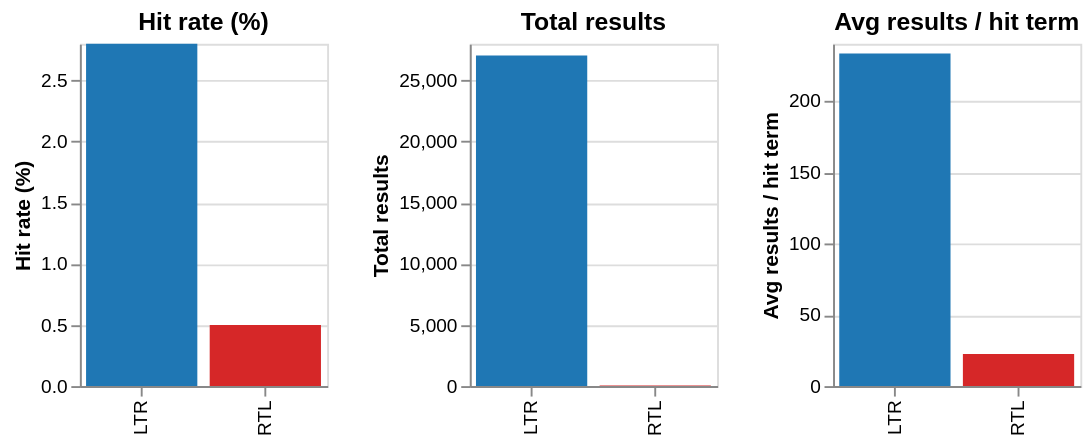
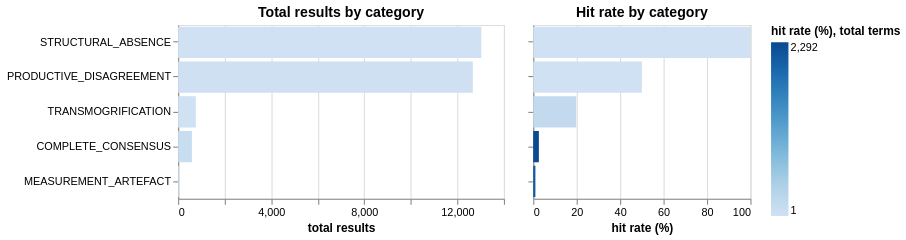

Notebook source saved alongside these figures, in order:
### Code cell
# ── LTR vs RTL comparison ─────────────────────────────────────────────────
dir_summary = (
    hit_dir.groupby("dir_label")
    .agg(
        total_terms=("search_term_lower", "count"),
        terms_with_hits=("any_hit", "sum"),
        total_results=("total", "sum"),
    )
    .reset_index()
)
dir_summary["hit_rate_pct"] = (
    dir_summary["terms_with_hits"] / dir_summary["total_terms"] * 100
).round(1)
dir_summary["avg_per_hit"] = (
    dir_summary["total_results"] / dir_summary["terms_with_hits"].replace(0, pd.NA)
).round(1)

print("LTR vs RTL summary:")
print(dir_summary[["dir_label","total_terms","terms_with_hits","hit_rate_pct",
                    "total_results","avg_per_hit"]].to_string(index=False))

dir_metrics = [
    ("hit_rate_pct",  "Hit rate (%)"),
    ("total_results", "Total results"),
    ("avg_per_hit",   "Avg results / hit term"),
]
dir_charts = []
for col, title in dir_metrics:
    c = alt.Chart(dir_summary).mark_bar().encode(
        x=alt.X("dir_label:N", title=None),
        y=alt.Y(f"{col}:Q", title=title),
        color=alt.Color("dir_label:N",
                        scale=alt.Scale(domain=["LTR", "RTL"],
                                        range=["#1f77b4", "#d62728"]),
                        legend=None),
        tooltip=["dir_label:N", alt.Tooltip(f"{col}:Q", title=title)],
    ).properties(width=130, height=180, title=title)
    dir_charts.append(c)
display(alt.hconcat(*dir_charts))

# ── Top 10 RTL terms ──────────────────────────────────────────────────────
rtl_top = hit_dir[hit_dir["dir_label"] == "RTL"].nlargest(10, "total")
if len(rtl_top):
    print("\nTop 10 RTL terms:")
    print(rtl_top[["search_term_lower","n_repos","n_issues","n_users","total"]].to_string(index=False))
else:
    print("\nNo RTL terms with results.")

# ── Category breakdown ────────────────────────────────────────────────────
# Each grouped term may span multiple categories; take primary (alphabetically first)
hit_dir["primary_cat"] = hit_dir["category"].str.split(",").str[0].str.strip()

cat_summary = (
    hit_dir.groupby("primary_cat")
    .agg(
        total_terms=("search_term_lower", "count"),
        terms_with_hits=("any_hit", "sum"),
        total_results=("total", "sum"),
    )
    .reset_index()
)
cat_summary["hit_rate_pct"] = (
    cat_summary["terms_with_hits"] / cat_summary["total_terms"] * 100
).round(1)
cat_summary = cat_summary.sort_values("total_results", ascending=False)

cat_results = alt.Chart(cat_summary).mark_bar().encode(
    y=alt.Y("primary_cat:N", sort="-x", title=None),
    x=alt.X("total_results:Q", title="total results"),
    color=alt.Color("hit_rate_pct:Q", scale=alt.Scale(scheme="blues"),
                    title="hit rate (%)"),
    tooltip=["primary_cat:N", "total_terms:Q", "terms_with_hits:Q",
             "hit_rate_pct:Q", "total_results:Q"],
).properties(width=300, height=160, title="Total results by category")

cat_rate = alt.Chart(cat_summary).mark_bar().encode(
    y=alt.Y("primary_cat:N", sort="-x", title=None, axis=alt.Axis(labels=False)),
    x=alt.X("hit_rate_pct:Q", title="hit rate (%)"),
    color=alt.Color("total_terms:Q", scale=alt.Scale(scheme="greys"),
                    title="total terms"),
    tooltip=["primary_cat:N", "total_terms:Q", "hit_rate_pct:Q"],
).properties(width=200, height=160, title="Hit rate by category")

display(cat_results | cat_rate)
print()
print(cat_summary.to_string(index=False))

### Figure 1 — Vega specification as saved in the notebook (floating-point values rounded to 4 significant figures)
{"$schema": "https://vega.github.io/schema/vega/v6.json", "data": [{"name": "source_0"}, {"name": "data_0", "values": [{"dir_label": "LTR", "hit_rate_pct": 2.8, "hit_rate_pct_end": 2.8, "hit_rate_pct_start": 0.0}, {"dir_label": "RTL", "hit_rate_pct": 0.5, "hit_rate_pct_end": 0.5, "hit_rate_pct_start": 0.0}]}, {"name": "data_1", "values": [{"dir_label": "LTR", "total_results": 27036, "total_results_end": 27040.0, "total_results_start": 0.0}, {"dir_label": "RTL", "total_results": 45, "total_results_end": 45.0, "total_results_start": 0.0}]}, {"name": "data_2", "values": [{"avg_per_hit": 233.1, "avg_per_hit_end": 233.1, "avg_per_hit_start": 0.0, "dir_label": "LTR"}, {"avg_per_hit": 22.5, "avg_per_hit_end": 22.5, "avg_per_hit_start": 0.0, "dir_label": "RTL"}]}, {"name": "data_0_concat_0_x_domain_dir_label", "values": [{"dir_label": "LTR"}, {"dir_label": "RTL"}]}, {"name": "data_1_concat_1_x_domain_dir_label", "values": [{"dir_label": "LTR"}, {"dir_label": "RTL"}]}, {"name": "data_2_concat_2_x_domain_dir_label", "values": [{"dir_label": "LTR"}, {"dir_label": "RTL"}]}], "signals": [{"name": "childWidth", "value": 130}], "marks": [{"type": "group", "name": "concat_0_group", "encode": {"update": {"width": {"signal": "childWidth"}, "height": {"signal": "height"}}}, "marks": [{"type": "rect", "name": "concat_0_marks", "from": {"data": "data_0"}, "encode": {"update": {"tooltip": {"signal": "{\"dir_label\": isValid(datum[\"dir_label\"]) ? datum[\"dir_label\"] : \"\"+datum[\"dir_label\"], \"Hit rate (%)\": format(datum[\"hit_rate_pct\"], \"\")}"}, "y2": {"field": "hit_rate_pct_start", "scale": "concat_0_y"}, "width": {"signal": "max(0.25, bandwidth('concat_0_x'))"}, "fill": {"field": "dir_label", "scale": "color"}, "y": {"field": "hit_rate_pct_end", "scale": "concat_0_y"}, "x": {"field": "dir_label", "scale": "concat_0_x"}}}, "style": ["bar"]}], "axes": [{"scale": "concat_0_y", "orient": "left", "gridScale": "concat_0_x", "labels": false, "tickCount": {"signal": "ceil(height/40)"}, "grid": true, "domain": false, "maxExtent": 0, "minExtent": 0, "ticks": false, "zindex": 0, "aria": false}, {"scale": "concat_0_x", "grid": false, "labelAlign": "right", "labelBaseline": "middle", "orient": "bottom", "labelAngle": 270, "zindex": 0}, {"scale": "concat_0_y", "orient": "left", "tickCount": {"signal": "ceil(height/40)"}, "zindex": 0, "labelOverlap": true, "grid": false, "title": "Hit rate (%)"}], "title": {"text": "Hit rate (%)", "frame": "group"}, "style": "cell"}, {"type": "group", "name": "concat_1_group", "encode": {"update": {"width": {"signal": "childWidth"}, "height": {"signal": "height"}}}, "marks": [{"type": "rect", "name": "concat_1_marks", "from": {"data": "data_1"}, "encode": {"update": {"fill": {"field": "dir_label", "scale": "color"}, "width": {"signal": "max(0.25, bandwidth('concat_1_x'))"}, "y": {"field": "total_results_end", "scale": "concat_1_y"}, "tooltip": {"signal": "{\"dir_label\": isValid(datum[\"dir_label\"]) ? datum[\"dir_label\"] : \"\"+datum[\"dir_label\"], \"Total results\": format(datum[\"total_results\"], \"\")}"}, "y2": {"field": "total_results_start", "scale": "concat_1_y"}, "x": {"field": "dir_label", "scale": "concat_1_x"}}}, "style": ["bar"]}], "axes": [{"scale": "concat_1_y", "grid": true, "tickCount": {"signal": "ceil(height/40)"}, "maxExtent": 0, "labels": false, "aria": false, "domain": false, "gridScale": "concat_1_x", "minExtent": 0, "ticks": false, "zindex": 0, "orient": "left"}, {"scale": "concat_1_x", "orient": "bottom", "labelAlign": "right", "labelAngle": 270, "zindex": 0, "labelBaseline": "middle", "grid": false}, {"scale": "concat_1_y", "tickCount": {"signal": "ceil(height/40)"}, "grid": false, "title": "Total results", "labelOverlap": true, "orient": "left", "zindex": 0}], "title": {"text": "Total results", "frame": "group"}, "style": "cell"}, {"type": "group", "name": "concat_2_group", "encode": {"update": {"width": {"signal": "childWidth"}, "height": {"signal": "height"}}}, "marks": [{"type": "rect", "name": "concat_2_marks", "from": {"data": "data_2"}, "encode": {"update": {"fill": {"field": "dir_label", "scale": "color"}, "x": {"field": "dir_label", "scale": "concat_2_x"}, "tooltip": {"signal": "{\"dir_label\": isValid(datum[\"dir_label\"]) ? datum[\"dir_label\"] : \"\"+datum[\"dir_label\"], \"Avg results / hit term\": format(datum[\"avg_per_hit\"], \"\")}"}, "width": {"signal": "max(0.25, bandwidth('concat_2_x'))"}, "y": {"field": "avg_per_hit_end", "scale": "concat_2_y"}, "y2": {"field": "avg_per_hit_start", "scale": "concat_2_y"}}}, "style": ["bar"]}], "axes": [{"scale": "concat_2_y", "ticks": false, "maxExtent": 0, "aria": false, "orient": "left", "gridScale": "concat_2_x", "labels": false, "minExtent": 0, "zindex": 0, "domain": false, "grid": true, "tickCount": {"signal": "ceil(height/40)"}}, {"scale": "concat_2_x", "labelAlign": "right", "labelBaseline": "middle", "zindex": 0, "orient": "bottom", "grid": false, "labelAngle": 270}, {"scale": "concat_2_y", "grid": false, "zindex": 0, "title": "Avg results / hit term", "labelOverlap": true, "tickCount": {"signal": "ceil(height/40)"}, "orient": "left"}], "title": {"text": "Avg results / hit term", "frame": "group"}, "style": "cell"}], "scales": [{"name": "color", "type": "ordinal", "domain": ["LTR", "RTL"], "range": ["#1f77b4", "#d62728"]}, {"name": "concat_0_x", "type": "band", "domain": {"data": "data_0_concat_0_x_domain_dir_label", "field": "dir_label", "sort": true}, "range": [0, {"signal": "childWidth"}], "paddingOuter": 0.05, "paddingInner": 0.1}, {"name": "concat_0_y", "type": "linear", "domain": {"data": "data_0", "fields": ["hit_rate_pct_start", "hit_rate_pct_end"]}, "range": [{"signal": "height"}, 0], "zero": true, "nice": true}, {"name": "concat_1_x", "type": "band", "domain": {"data": "data_1_concat_1_x_domain_dir_label", "field": "dir_label", "sort": true}, "range": [0, {"signal": "childWidth"}], "paddingInner": 0.1, "paddingOuter": 0.05}, {"name": "concat_1_y", "type": "linear", "domain": {"data": "data_1", "fields": ["total_results_start", "total_results_end"]}, "range": [{"signal": "height"}, 0], "nice": true, "zero": true}, {"name": "concat_2_x", "type": "band", "domain": {"data": "data_2_concat_2_x_domain_dir_label", "field": "dir_label", "sort": true}, "range": [0, {"signal": "childWidth"}], "paddingOuter": 0.05, "paddingInner": 0.1}, {"name": "concat_2_y", "type": "linear", "domain": {"data": "data_2", "fields": ["avg_per_hit_start", "avg_per_hit_end"]}, "range": [{"signal": "height"}, 0], "nice": true, "zero": true}], "padding": 5, "layout": {"padding": 20, "bounds": "full", "align": "each"}, "background": "white", "height": 180}

### Figure 2 — Vega specification as saved in the notebook (floating-point values rounded to 4 significant figures)
{"$schema": "https://vega.github.io/schema/vega/v6.json", "data": [{"name": "source_0"}, {"name": "data_1", "values": [{"hit_rate_pct": 2.6, "primary_cat": "STRUCTURAL_ABSENCE", "terms_with_hits": 59, "total_results": 13029, "total_results_end": 13030.0, "total_results_start": 0.0, "total_terms": 2292}, {"hit_rate_pct": 19.8, "primary_cat": "PRODUCTIVE_DISAGREEMENT", "terms_with_hits": 33, "total_results": 12664, "total_results_end": 12660.0, "total_results_start": 0.0, "total_terms": 167}, {"hit_rate_pct": 1.0, "primary_cat": "TRANSMOGRIFICATION", "terms_with_hits": 20, "total_results": 760, "total_results_end": 760.0, "total_results_start": 0.0, "total_terms": 2082}, {"hit_rate_pct": 100.0, "primary_cat": "COMPLETE_CONSENSUS", "terms_with_hits": 4, "total_results": 593, "total_results_end": 593.0, "total_results_start": 0.0, "total_terms": 4}, {"hit_rate_pct": 50.0, "primary_cat": "MEASUREMENT_ARTEFACT", "terms_with_hits": 2, "total_results": 35, "total_results_end": 35.0, "total_results_start": 0.0, "total_terms": 4}]}, {"name": "data_2", "values": [{"hit_rate_pct": 2.6, "hit_rate_pct_end": 2.6, "hit_rate_pct_start": 0.0, "primary_cat": "STRUCTURAL_ABSENCE", "total_terms": 2292}, {"hit_rate_pct": 19.8, "hit_rate_pct_end": 19.8, "hit_rate_pct_start": 0.0, "primary_cat": "PRODUCTIVE_DISAGREEMENT", "total_terms": 167}, {"hit_rate_pct": 1.0, "hit_rate_pct_end": 1.0, "hit_rate_pct_start": 0.0, "primary_cat": "TRANSMOGRIFICATION", "total_terms": 2082}, {"hit_rate_pct": 100.0, "hit_rate_pct_end": 100.0, "hit_rate_pct_start": 0.0, "primary_cat": "COMPLETE_CONSENSUS", "total_terms": 4}, {"hit_rate_pct": 50.0, "hit_rate_pct_end": 50.0, "hit_rate_pct_start": 0.0, "primary_cat": "MEASUREMENT_ARTEFACT", "total_terms": 4}]}, {"name": "source_0_concat_0_y_domain_primary_cat", "values": [{"primary_cat": "STRUCTURAL_ABSENCE", "sort_field": 13029}, {"primary_cat": "PRODUCTIVE_DISAGREEMENT", "sort_field": 12664}, {"primary_cat": "TRANSMOGRIFICATION", "sort_field": 760}, {"primary_cat": "COMPLETE_CONSENSUS", "sort_field": 593}, {"primary_cat": "MEASUREMENT_ARTEFACT", "sort_field": 35}]}, {"name": "source_0_concat_1_y_domain_primary_cat", "values": [{"primary_cat": "STRUCTURAL_ABSENCE", "sort_field": 2.6}, {"primary_cat": "PRODUCTIVE_DISAGREEMENT", "sort_field": 19.8}, {"primary_cat": "TRANSMOGRIFICATION", "sort_field": 1.0}, {"primary_cat": "COMPLETE_CONSENSUS", "sort_field": 100.0}, {"primary_cat": "MEASUREMENT_ARTEFACT", "sort_field": 50.0}]}], "signals": [{"name": "concat_0_width", "value": 300}, {"name": "concat_1_width", "value": 200}], "marks": [{"type": "group", "name": "concat_0_group", "encode": {"update": {"height": {"signal": "height"}, "width": {"signal": "concat_0_width"}}}, "marks": [{"type": "rect", "name": "concat_0_marks", "from": {"data": "data_1"}, "encode": {"update": {"height": {"signal": "max(0.25, bandwidth('concat_0_y'))"}, "x": {"field": "total_results_end", "scale": "concat_0_x"}, "y": {"field": "primary_cat", "scale": "concat_0_y"}, "fill": {"field": "hit_rate_pct", "scale": "color"}, "x2": {"field": "total_results_start", "scale": "concat_0_x"}, "tooltip": {"signal": "{\"primary_cat\": isValid(datum[\"primary_cat\"]) ? datum[\"primary_cat\"] : \"\"+datum[\"primary_cat\"], \"total_terms\": format(datum[\"total_terms\"], \"\"), \"terms_with_hits\": format(datum[\"terms_with_hits\"], \"\"), \"hit_rate_pct\": format(datum[\"hit_rate_pct\"], \"\"), \"total_results\": format(datum[\"total_results\"], \"\")}"}}}, "style": ["bar"]}], "axes": [{"scale": "concat_0_x", "domain": false, "aria": false, "maxExtent": 0, "orient": "bottom", "tickCount": {"signal": "ceil(concat_0_width/40)"}, "grid": true, "gridScale": "concat_0_y", "labels": false, "minExtent": 0, "ticks": false, "zindex": 0}, {"scale": "concat_0_x", "tickCount": {"signal": "ceil(concat_0_width/40)"}, "labelOverlap": true, "grid": false, "labelFlush": true, "zindex": 0, "orient": "bottom", "title": "total results"}, {"scale": "concat_0_y", "orient": "left", "grid": false, "zindex": 0}], "title": {"text": "Total results by category", "frame": "group"}, "style": "cell"}, {"type": "group", "name": "concat_1_group", "encode": {"update": {"height": {"signal": "height"}, "width": {"signal": "concat_1_width"}}}, "marks": [{"type": "rect", "name": "concat_1_marks", "from": {"data": "data_2"}, "encode": {"update": {"fill": {"field": "total_terms", "scale": "color"}, "height": {"signal": "max(0.25, bandwidth('concat_1_y'))"}, "x2": {"field": "hit_rate_pct_start", "scale": "concat_1_x"}, "tooltip": {"signal": "{\"primary_cat\": isValid(datum[\"primary_cat\"]) ? datum[\"primary_cat\"] : \"\"+datum[\"primary_cat\"], \"total_terms\": format(datum[\"total_terms\"], \"\"), \"hit_rate_pct\": format(datum[\"hit_rate_pct\"], \"\")}"}, "y": {"field": "primary_cat", "scale": "concat_1_y"}, "x": {"field": "hit_rate_pct_end", "scale": "concat_1_x"}}}, "style": ["bar"]}], "axes": [{"scale": "concat_1_x", "orient": "bottom", "labels": false, "zindex": 0, "aria": false, "tickCount": {"signal": "ceil(concat_1_width/40)"}, "domain": false, "minExtent": 0, "gridScale": "concat_1_y", "ticks": false, "maxExtent": 0, "grid": true}, {"scale": "concat_1_x", "grid": false, "labelFlush": true, "title": "hit rate (%)", "labelOverlap": true, "tickCount": {"signal": "ceil(concat_1_width/40)"}, "orient": "bottom", "zindex": 0}, {"scale": "concat_1_y", "orient": "left", "zindex": 0, "labels": false, "grid": false}], "title": {"text": "Hit rate by category", "frame": "group"}, "style": "cell"}], "scales": [{"name": "color", "type": "linear", "domain": {"fields": [{"data": "data_1", "field": "hit_rate_pct"}, {"data": "data_2", "field": "total_terms"}]}, "range": {"scheme": "blues"}, "zero": false, "interpolate": "hcl"}, {"name": "concat_0_x", "type": "linear", "domain": {"data": "data_1", "fields": ["total_results_start", "total_results_end"]}, "range": [0, {"signal": "concat_0_width"}], "zero": true, "nice": true}, {"name": "concat_0_y", "type": "band", "domain": {"data": "source_0_concat_0_y_domain_primary_cat", "field": "primary_cat", "sort": {"op": "max", "field": "sort_field", "order": "descending"}}, "range": [0, {"signal": "height"}], "paddingInner": 0.1, "paddingOuter": 0.05}, {"name": "concat_1_x", "type": "linear", "domain": {"data": "data_2", "fields": ["hit_rate_pct_start", "hit_rate_pct_end"]}, "range": [0, {"signal": "concat_1_width"}], "nice": true, "zero": true}, {"name": "concat_1_y", "type": "band", "domain": {"data": "source_0_concat_1_y_domain_primary_cat", "field": "primary_cat", "sort": {"op": "max", "field": "sort_field", "order": "descending"}}, "range": [0, {"signal": "height"}], "paddingInner": 0.1, "paddingOuter": 0.05}], "background": "white", "padding": 5, "layout": {"padding": 20, "bounds": "full", "align": "each"}, "height": 160, "legends": [{"title": "hit rate (%), total terms", "fill": "color", "gradientLength": {"signal": "clamp(height, 64, 200)"}}]}
